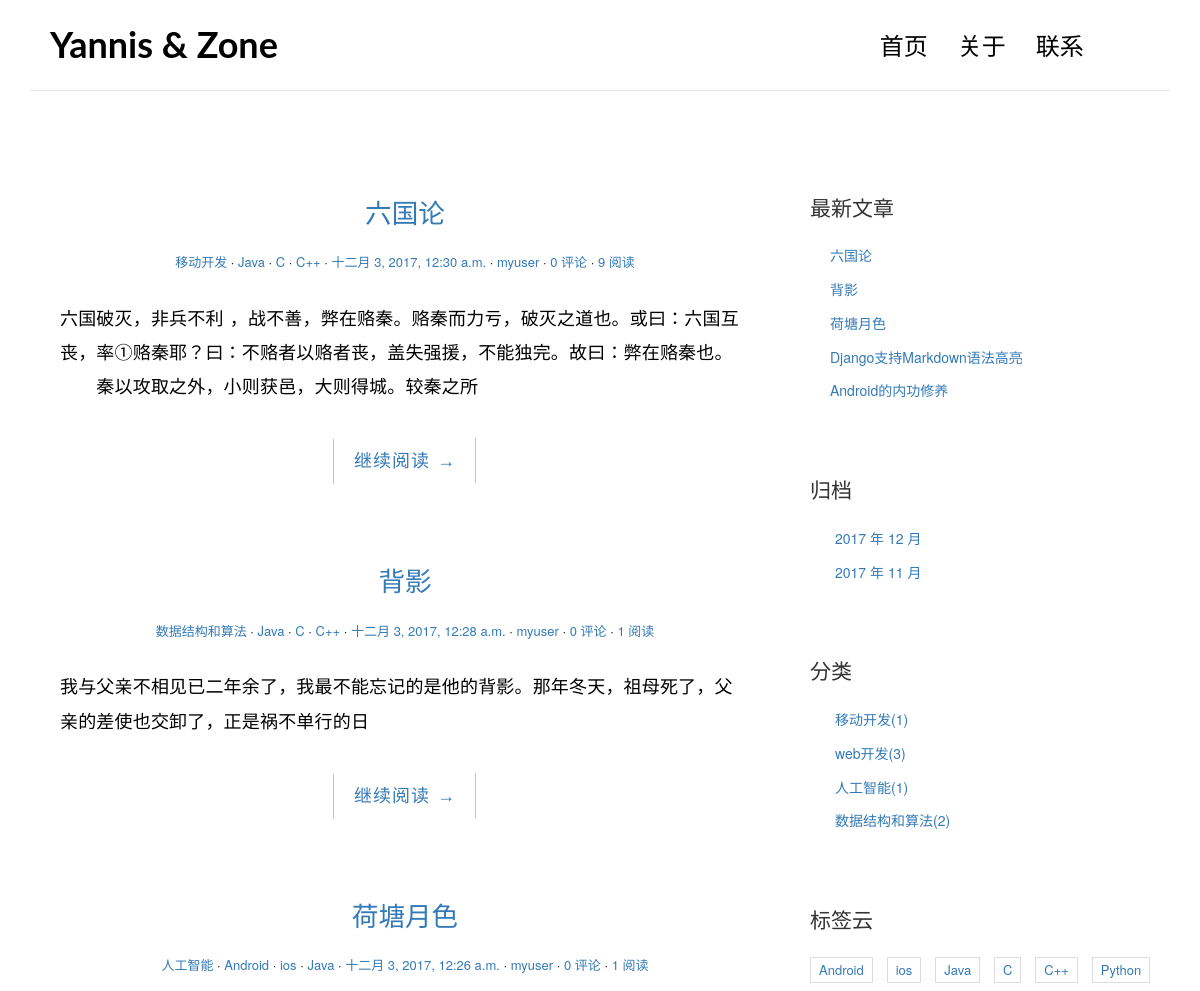
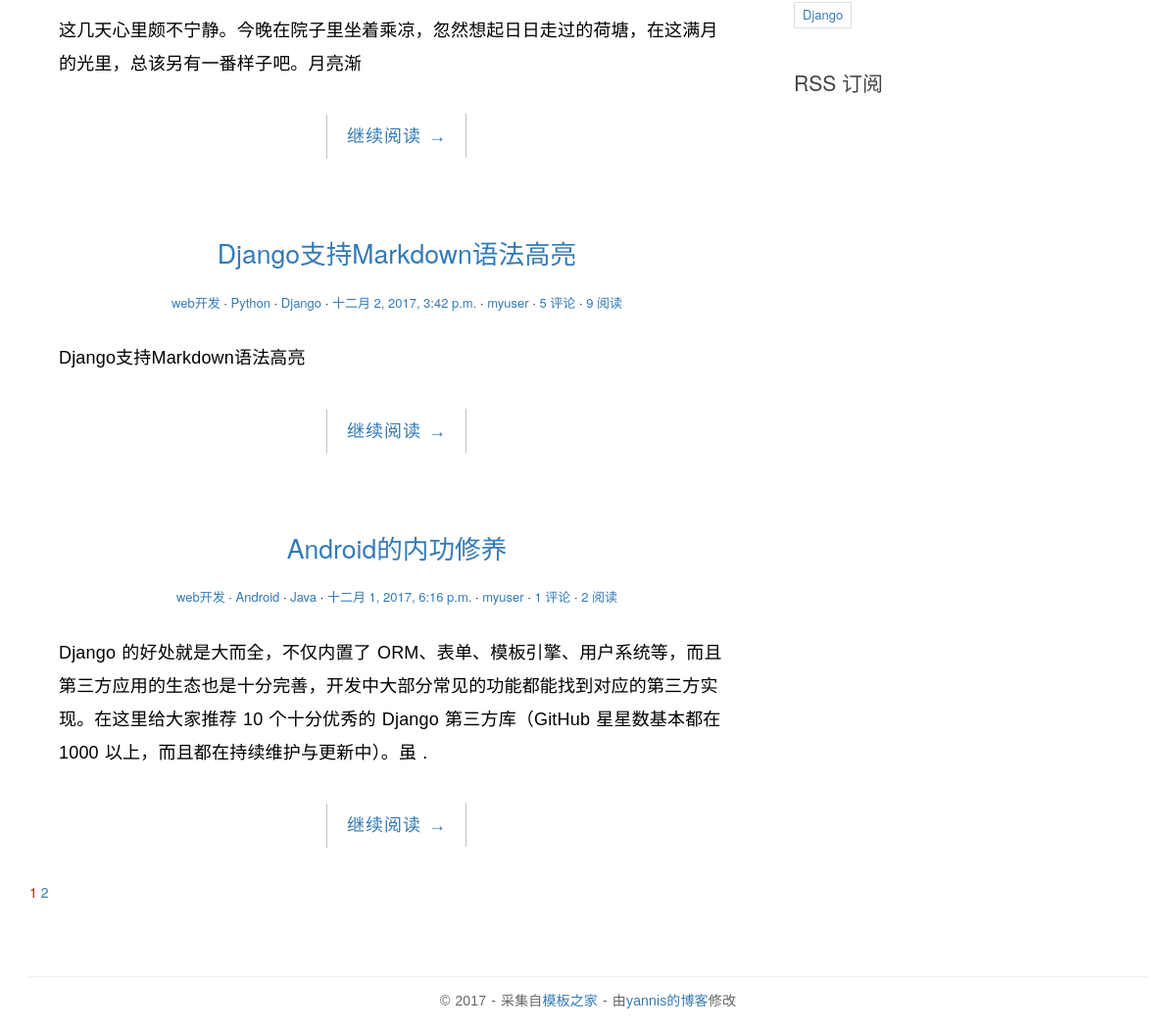
The app's page /, older data (2 pictures, top to bottom).
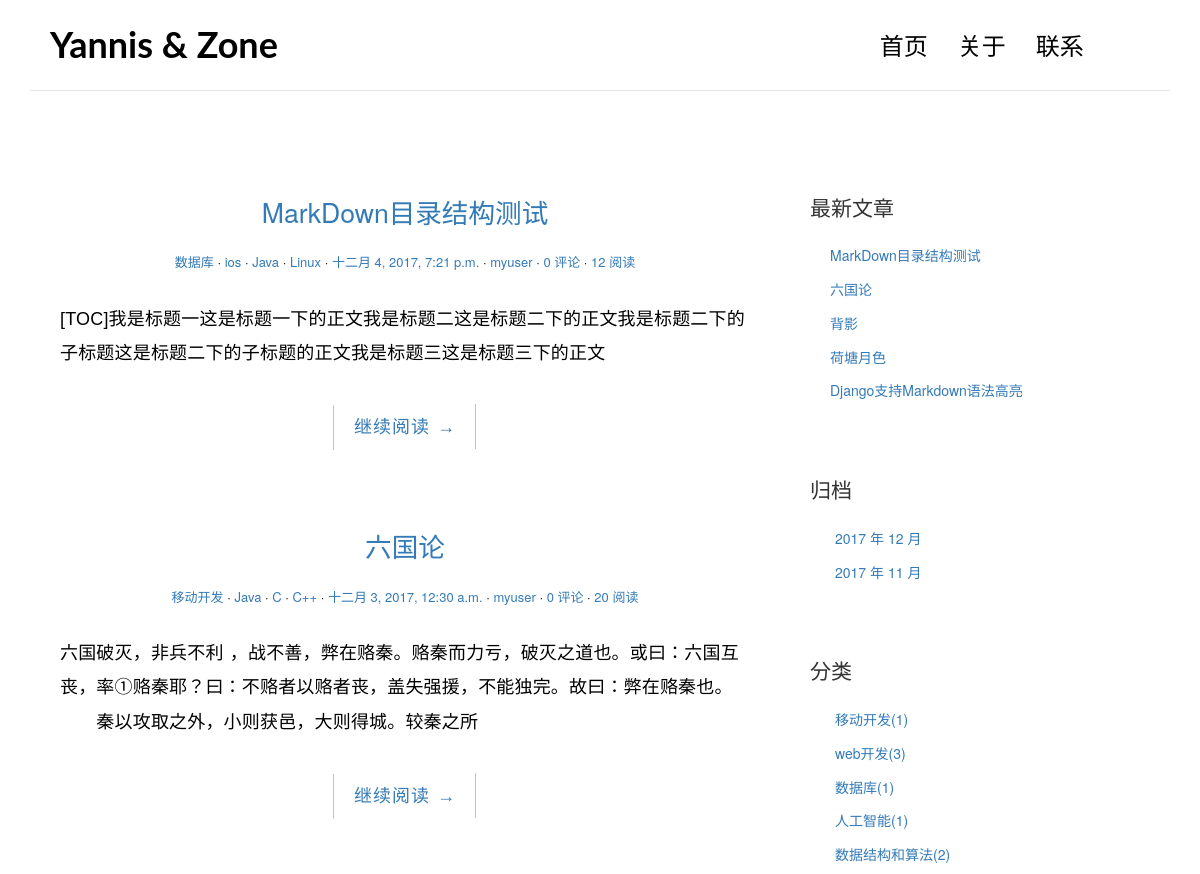
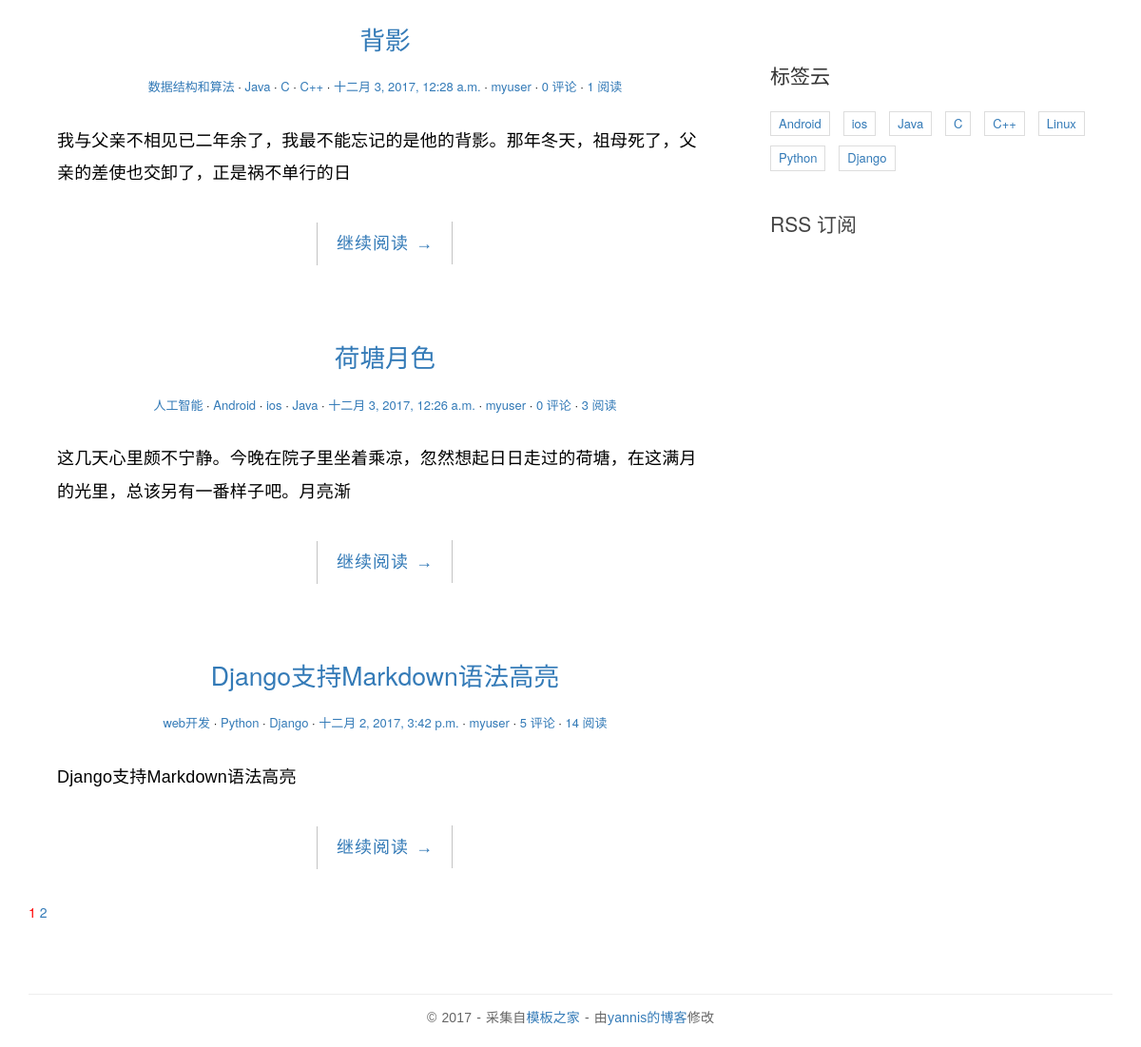
The same page, newer data (2 pictures, top to bottom).
### blog/models.py (models this page shows, shortened)
class Post(models.Model):
	title = models.CharField(max_length = 100)
	body = models.TextField()
	create_time = models.DateTimeField()
	modified_time = models.DateTimeField()
	excerpt = models.CharField(max_length=200, blank = True)
	category = models.ForeignKey(Category)
	tags = models.ManyToManyField(Tag,blank = True)
	author = models.ForeignKey(User)
	views  = models.PositiveIntegerField(default=0)
	def get_absolute_url(self):
		return reverse('blog:detail',kwargs={'pk':self.pk})
	class Meta:
		ordering = ['-create_time']

class Category(models.Model):
	name = models.CharField(max_length = 100)

class Tag(models.Model):
	name = models.CharField(max_length = 100)

### blog/views.py (the view, shortened to what this page needs)
# urls.py: url(r'^$',views.IndexView.as_view(),name='index'),
class IndexView(ListView):
	model = Post
	template_name = 'blog/index.html'
	context_object_name = 'post_list'
	paginate_by = 5
	def get_context_data(self,**kwargs):
		context = super(IndexView, self).get_context_data(**kwargs)
		paginator = context.get('paginator')
		page = context.get('page_obj')
		is_paginated = context.get('is_paginated')
		pagination_data = self.pagination_data(paginator,page,is_paginated)
		context.update(pagination_data)
		return context
	def pagination_data(self,paginator,page,is_paginated):
		if not is_paginated :
			return {}
		left = []
		right = []
		left_has_more = False
		right_has_more = False
		first = False
		last = False
		page_number = page.number
		total_pages = paginator.num_pages
		page_range = paginator.page_range
		if page_number == 1 :
			right = page_range[page_number:page_number+2]
			if right[-1] < total_pages -1:
				right_has_more = True
			if right[-1] < total_pages:
				last = True
		elif page_number == total_pages:
			left = page_range[(page_number - 3) if (page_number - 3) > 0 else 0:page_number - 1]
			if left[0] > 2:
				left_has_more = True
			if left[0] > 1:
				first = True
		data = {
			'first':first,
			'last':last,
			'right':right,
			'left':left,
			'left_has_more':left_has_more,
			'right_has_more':right_has_more
		}
		return data

### blog/templatetags/blog_tags.py (called while the page is built)
@register.simple_tag
def get_recent_posts(num=5):
    return Post.objects.all().order_by('-create_time')[:num]

@register.simple_tag
def archives():
    return Post.objects.dates('create_time','month',order='DESC')

@register.simple_tag
def get_categories():
    return Category.objects.annotate(num_posts=Count('post')).filter(num_posts__gt=0)

@register.simple_tag
def get_tags():
    return Tag.objects.annotate(num_posts = Count('post')).filter(num_posts__gt=0)

### templates/blog/index.html (shortened to what this page needs)
{% extends 'base.html' %}
    {% block main %}
			{% for post in post_list %}
                <article class="post post-{{ post.pk }}">
                    <header class="entry-header">
                        <h1 class="entry-title">
                            <a href="{{ post.get_absolute_url }}">{{ post.title }}</a>
                        </h1>
                        <div class="entry-meta">
                            <span class="post-category"><a href="{% url 'blog:category' post.category.pk %}">{{ post.category.name }}</a></span>
                            {% for tag in post.tags.all %}
                            <span class="post-tag"><a href="{% url 'blog:tag' tag.pk %}">{{ tag.name }}</a></span>
                            {% endfor %}
                            <span class="post-date"><a href="#"><time class="entry-date"
                                                                      datetime="2012-11-09T23:15:57+00:00">{{  post.create_time }}</time></a></span>
                            <span class="post-author"><a href="#">{{ post.author }}</a></span>
                            <span class="comments-link"><a href="{{ post.get_absolute_url }}#comment-area">{{ post.comment_set.count }} 评论</a></span>
                            <span class="views-count"><a href="{{ post.get_absolute_url }}">{{ post.views }} 阅读</a></span>
                        </div>
                    </header>
                    <div class="entry-content clearfix">
                        <p>{{ post.excerpt }}</p>
                        <div class="read-more cl-effect-14">
                            <a href="{{ post.get_absolute_url }}" class="more-link">继续阅读 <span class="meta-nav">→</span></a>
                        </div>
                    </div>
                </article>
				{% endfor %}
			    {% if  is_paginated %}
				<div class="pagination">
                <a class="current" href="?page={{ page_obj.number }}" style="color: red">{{ page_obj.number }}</a>
                {% if right %}
                    {% for i in right %}
                        <a href="?page={{ i }}">{{ i }}</a>
                    {% endfor %}
                {% endif %}
                </div>
                {% endif %}
	{% endblock main %}

### templates/base.html (shortened to what this page needs)
{% load staticfiles %}
{% load blog_tags %}
<!DOCTYPE html>
<html>
<head>
    <link rel="stylesheet" href="http://code.ionicframework.com/ionicons/2.0.1/css/ionicons.min.css">
	<link rel="stylesheet" href="{% static 'blog/css/pace.css' %}">
    <link rel="stylesheet" href="{% static 'blog/css/custom.css' %}">
	<link rel="stylesheet" href="{% static 'blog/css/highlights/github.css' %}">
	<link href="https://cdn.bootcss.com/bootstrap/3.3.7/css/bootstrap.min.css" rel="stylesheet">
</head>
<body>
<div class="container">
    <header id="site-header">
        <div class="row">
            <div class="col-md-4 col-sm-5 col-xs-8">
                <div class="logo">
                    <h1><a href="{% url 'blog:index' %}"><b>Yannis &amp; Zone</b></a></h1>
                </div>
            </div>
            <div class="col-md-8 col-sm-7 col-xs-4">
                <nav class="main-nav" role="navigation">
                    <div class="collapse navbar-collapse" id="bs-example-navbar-collapse-1">
                        <ul class="nav navbar-nav navbar-right">
                            <li class="cl-effect-11"><a href="{% url 'blog:index' %}" data-hover="首页">首页</a></li>
                            <li class="cl-effect-11"><a href="{% url 'blog:about' %}" data-hover="关于">关于</a></li>
                            <li class="cl-effect-11"><a href="{% url 'blog:contact' %}" data-hover="联系">联系</a></li>
                        </ul>
                    </div>
                </nav>
            </div>
        </div>
    </header>
</div>
<div class="content-body">
    <div class="container">
        <div class="row">
			<main class="col-md-8">
				{% block main %}
				{% endblock main %}
			</main>
            <aside class="col-md-4">
                <div class="widget widget-recent-posts">
                    <h3 class="widget-title">最新文章</h3>
					{% get_recent_posts as recent_post_list %}
                    <ul>
					{% for post in recent_post_list %}
                        <li>
                            <a href="{{ post.get_absolute_url }}">{{ post.title }}</a>
                        </li>
                    {% empty %}
					 暂无文章
					{% endfor %}
                    </ul>
                </div>
                <div class="widget widget-archives">
                    <h3 class="widget-title">归档</h3>
					{% archives as date_list %}
                    <ul>
					{% for date in date_list %}
                        <li>
                            <a href="{% url 'blog:archives' date.year date.month %}">{{ date.year }} 年 {{ date.month }} 月</a>
                        </li>
					{% empty %}
					暂无归档
					{% endfor %}
                    </ul>
                </div>
                <div class="widget widget-category">
                    <h3 class="widget-title">分类</h3>
					{% get_categories as category_list %}
                    <ul>
					{% for category in category_list %}
                        <li>
                            <a href="{% url 'blog:category' category.pk %}">{{ category.name }}<span class="post-count">({{ category.num_posts }})</span></a>
                        </li>
                    {% empty %}
					暂无分类
					{% endfor %}
                    </ul>
                </div>
                <div class="widget widget-tag-cloud">
                    <h3 class="widget-title">标签云</h3>
                    {% get_tags as tag_list %}
                    <ul>
                    {% for tag in tag_list %}
                <li>
                    <a href="{% url 'blog:tag' tag.pk %}">{{ tag.name }}</a>
                </li>
                    {% empty %}
                    暂无标签
                    {% endfor %}
                    </ul>
                </div>
                <div class="rss">
                    <a href="{% url 'blog:rss' %}"> RSS 订阅</a>
                </div>
            </aside>
        </div>
    </div>
</div>
<footer id="site-footer">
    <div class="container">
        <div class="row">
            <div class="col-md-12">
                <p class="copyright">&copy 2017 - 采集自<a href="http://www.cssmoban.com/"
                                                        target="_blank" title="模板之家">模板之家</a>
                    - 由<a href="https://github.com/YannisYao/PersonBlog" title="网页模板" target="_blank">yannis的博客</a>修改
                </p>
            </div>
        </div>
    </div>
</footer>
</body>
</html>

### blog/static/blog/css/custom.css (style rules this page uses)
* { outline: none; }
h1, h2, h3, h4, h5, h6 { margin-top: 0; }
b { font-weight: 400; }
a { color: #333; }
body { color: #444; font-family: 'Lato', sans-serif; }
p { font-family: 'Ubuntu', sans-serif; font-weight: 400; word-spacing: 1px; letter-spacing: 0.01em; }
#site-header { background-color: #FFF; padding: 25px 20px; margin-bottom: 40px; border-bottom: 1px solid #e7e7e7; }
.logo h1 a { color: #000; }
.logo h1 { margin: 0; font-family: 'Lato', sans-serif; font-weight: 300; }
.main-nav { margin-top: 11px; max-width: 95%; }
.main-nav a { color: #000000 !important; padding: 0 0 5px 0 !important; margin-right: 30px; font-family: 'Lato', sans-serif; font-weight: 300; font-size: 24px; }
.cl-effect-11 a { padding: 10px 0; color: #0972b4; text-shadow: none; }
.cl-effect-11 a::before { position: absolute; top: 0; left: 0; overflow: hidden; padding: 0 0 5px 0 !important; max-width: 0; border-bottom: 1px solid #000; color: #000; content: attr(data-hover); white-space: nowrap; -webkit-transition: max-width 0.5s; -moz-transition: max-width 0.5s; transition: max-width 0.5s; }
.content-body { padding-bottom: 4em; }
.post { background: #fff; padding: 30px 30px 0; }
.entry-title { text-align: center; font-size: 1.9em; margin-bottom: 20px; line-height: 1.6; padding: 10px 20px 0; }
.entry-meta { text-align: center; color: #DDDDDD; font-size: 13px; margin-bottom: 30px; }
.entry-content { font-size: 18px; line-height: 1.9; font-weight: 300; color: #000; }
.post-category::after, .post-date::after, .post-author::after, .comments-link::after, .post-tag::after { content: ' ·'; color: #000; }
.read-more { font-family: 'Ubuntu', sans-serif; font-weight: 400; word-spacing: 1px; letter-spacing: 0.01em; text-align: center; margin-top: 20px; }
.cl-effect-14 a { padding: 0 20px; height: 45px; line-height: 45px; position: relative; display: inline-block; margin: 15px 25px; letter-spacing: 1px; font-weight: 400; text-shadow: 0 0 1px rgba(255, 255, 255, 0.3); }
.cl-effect-14 a::before, .cl-effect-14 a::after { position: absolute; width: 45px; height: 1px; background: #C3C3C3; content: ''; -webkit-transition: all 0.3s; -moz-transition: all 0.3s; transition: all 0.3s; pointer-events: none; }
.cl-effect-14 a::before { top: 0; left: 0; -webkit-transform: rotate(90deg); -moz-transform: rotate(90deg); transform: rotate(90deg); -webkit-transform-origin: 0 0; -moz-transform-origin: 0 0; transform-origin: 0 0; }
.cl-effect-14 a::after { right: 0; bottom: 0; -webkit-transform: rotate(90deg); -moz-transform: rotate(90deg); transform: rotate(90deg); -webkit-transform-origin: 100% 0; -moz-transform-origin: 100% 0; transform-origin: 100% 0; }
.widget { background: #fff; padding: 30px 0 0; }
.widget-title { font-size: 1.5em; margin-bottom: 20px; line-height: 1.6; padding: 10px 0 0; font-weight: 400; }
.widget-recent-posts ul { padding: 0; margin: 0; padding-left: 20px; }
.widget-recent-posts ul li { list-style-type: none; position: relative; line-height: 170%; margin-bottom: 10px; }
.widget-recent-posts ul li::before { content: '\f3d3'; font-family: "Ionicons"; position: absolute; left: -17px; top: 3px; font-size: 16px; color: #000; }
.widget-archives ul { padding: 0; margin: 0; padding-left: 25px; }
.widget-archives ul li { list-style-type: none; position: relative; line-height: 170%; margin-bottom: 10px; }
.widget-archives ul li::before { content: '\f3f3'; font-family: "Ionicons"; position: absolute; left: -25px; top: 1px; font-size: 16px; color: #000; }
.widget-category ul { padding: 0; margin: 0; padding-left: 25px; }
.widget-category ul li { list-style-type: none; position: relative; line-height: 170%; margin-bottom: 10px; }
.widget-category ul li::before { content: '\f3fe'; font-family: "Ionicons"; position: absolute; left: -25px; top: 1px; font-size: 18px; color: #000; }
.widget-tag-cloud ul { padding: 0; margin: 0; margin-right: -10px; }
.widget-tag-cloud ul li { list-style-type: none; font-size: 13px; display: inline-block; margin-right: 10px; margin-bottom: 10px; padding: 3px 8px; border: 1px solid #ddd; }
.rss { font-size: 21px; margin-top: 30px; }
.rss a { color: #444; }
#site-footer { padding-top: 10px; padding: 0 0 1.5em 0; }
.copyright { text-align: center; padding-top: 1em; margin: 0; border-top: 1px solid #eee; color: #666; }

Row changes from the older to the newer data that the page shows:
no longer on this page (row unchanged): Post: title "Android的内功修养", category.name "web开发", create_time "十二月 1, 2017, 6:16 p.m.", author "myuser", comment_set.count "1", views "2", excerpt "Django 的好处就是大而全，不仅内置了 ORM、表单、模板引擎、用户系统等，而且第三方应用的生态也是十分完善，开发中大部分常见的功能都能找到对应的第三方实现。在这里给大家推荐 10 个十分优秀的 Django 第三方库（GitHub 星星数基本都在 1000 以上，而且都在持续维护与更新中）。虽 .", Tag (name "Android"), Tag (name "Java")
added Post: title "MarkDown目录结构测试", category.name "数据库", create_time "十二月 4, 2017, 7:21 p.m.", author "myuser", comment_set.count "0", views "12", excerpt "[TOC]我是标题一这是标题一下的正文我是标题二这是标题二下的正文我是标题二下的子标题这是标题二下的子标题的正文我是标题三这是标题三下的正文", Tag (name "ios"), Tag (name "Java")
now on this page (row unchanged): Tag: name "Linux"
changed Post "六国论": views "9" → "20"
changed Post "荷塘月色": views "1" → "3"
changed Post "Django支持Markdown语法高亮": views "9" → "14"
now on this page (row unchanged): Category: name "数据库", num_posts "1"
